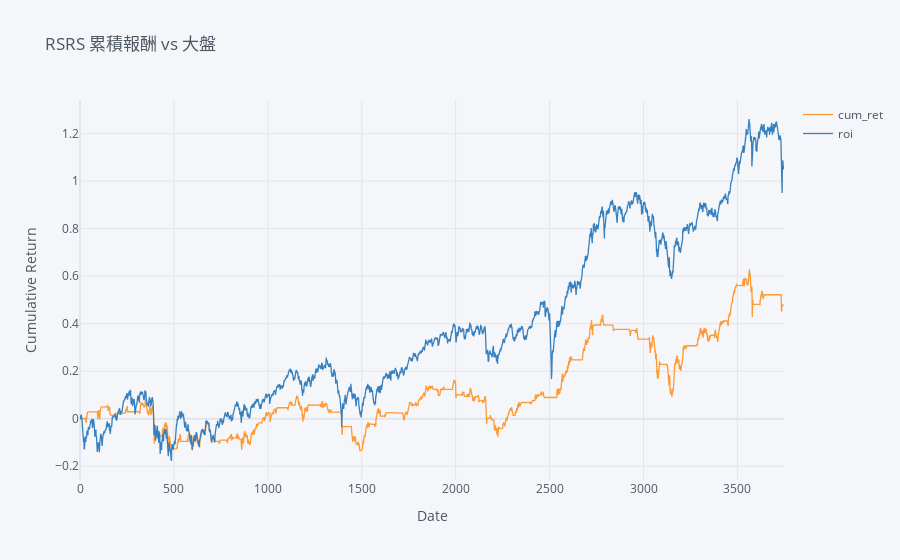

The notebook cell saved with this chart:
### Code cell
df = twse
df = cal_stdbeta(df, n=18)

df['ret'] = df['close_d'].pct_change().fillna(0)
df['strategy_ret'] = df['ret'] * df['position'].shift(1).fillna(0)
df['net_asset_value'] = (1 + df['strategy_ret']).cumprod()

stats = calculate_statistics(df)
result_df = pd.DataFrame([stats]) 
df['cum_ret'] = df['strategy_ret'].cumsum()
df['roi'] = df['roi'].cumsum()  # 大盤累積報酬

cumsum_df = df[["cum_ret", "roi"]]
cumsum_df.iplot(
    title="RSRS 累積報酬 vs 大盤",
    xTitle="Date",
    yTitle="Cumulative Return",
    kind="line",
    asFigure=False
)
result_df

### Figure 1 — Plotly figure (JSON) as saved in the notebook; plotly's stock layout.template omitted (floating-point values rounded to 4 significant figures; data arrays with more than 128 entries replaced by an {"elided": "..."} marker saying what was removed)
{"data": [{"line": {"color": "rgba(255, 153, 51, 1.0)", "dash": "solid", "shape": "linear", "width": 1.3}, "mode": "lines", "name": "cum_ret", "text": "", "type": "scatter", "x": {"elided": "3749 int values"}, "y": {"elided": "3749 float values"}}, {"line": {"color": "rgba(55, 128, 191, 1.0)", "dash": "solid", "shape": "linear", "width": 1.3}, "mode": "lines", "name": "roi", "text": "", "type": "scatter", "x": {"elided": "3749 int values"}, "y": {"elided": "3749 mixed values"}}], "layout": {"legend": {"bgcolor": "#F5F6F9", "font": {"color": "#4D5663"}}, "paper_bgcolor": "#F5F6F9", "plot_bgcolor": "#F5F6F9", "title": {"font": {"color": "#4D5663"}, "text": "RSRS 累積報酬 vs 大盤"}, "xaxis": {"gridcolor": "#E1E5ED", "showgrid": true, "tickfont": {"color": "#4D5663"}, "title": {"font": {"color": "#4D5663"}, "text": "Date"}, "zerolinecolor": "#E1E5ED"}, "yaxis": {"gridcolor": "#E1E5ED", "showgrid": true, "tickfont": {"color": "#4D5663"}, "title": {"font": {"color": "#4D5663"}, "text": "Cumulative Return"}, "zerolinecolor": "#E1E5ED"}}}
